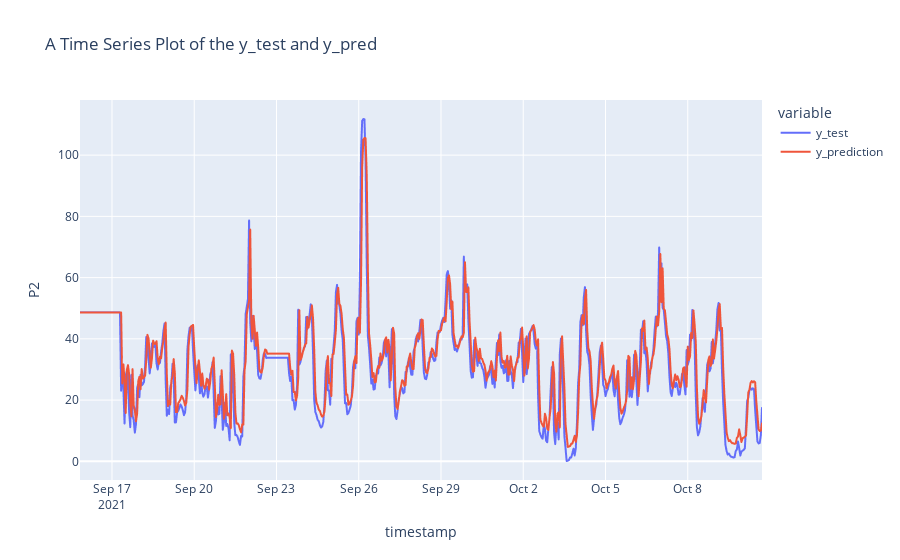

The notebook cell this image was saved under:
### Code cell
px.line(y_pred_df,labels={'value':'P2'},title='A Time Series Plot of the y_test and y_pred')

### Figure 1 — Plotly figure (JSON) as saved in the notebook; plotly's stock layout.template omitted (floating-point values rounded to 4 significant figures; data arrays with more than 128 entries replaced by an {"elided": "..."} marker saying what was removed)
{"data": [{"hovertemplate": "variable=y_test<br>timestamp=%{x}<br>P2=%{y}<extra></extra>", "legendgroup": "y_test", "line": {"color": "#636efa", "dash": "solid"}, "marker": {"symbol": "circle"}, "mode": "lines", "name": "y_test", "showlegend": true, "type": "scattergl", "x": {"elided": "598 str values"}, "xaxis": "x", "y": {"elided": "598 float values"}, "yaxis": "y"}, {"hovertemplate": "variable=y_prediction<br>timestamp=%{x}<br>P2=%{y}<extra></extra>", "legendgroup": "y_prediction", "line": {"color": "#EF553B", "dash": "solid"}, "marker": {"symbol": "circle"}, "mode": "lines", "name": "y_prediction", "showlegend": true, "type": "scattergl", "x": {"elided": "598 str values"}, "xaxis": "x", "y": {"elided": "598 float values"}, "yaxis": "y"}], "layout": {"autosize": true, "dragmode": "zoom", "legend": {"title": {"text": "variable"}, "tracegroupgap": 0}, "title": {"text": "A Time Series Plot of the y_test and y_pred"}, "xaxis": {"anchor": "y", "autorange": true, "domain": [0, 1], "range": ["2021-09-15 20:00", "2021-10-10 17:00"], "title": {"text": "timestamp"}, "type": "date"}, "yaxis": {"anchor": "x", "autorange": true, "domain": [0, 1], "range": [-6.101, 118.0], "title": {"text": "P2"}, "type": "linear"}}}
